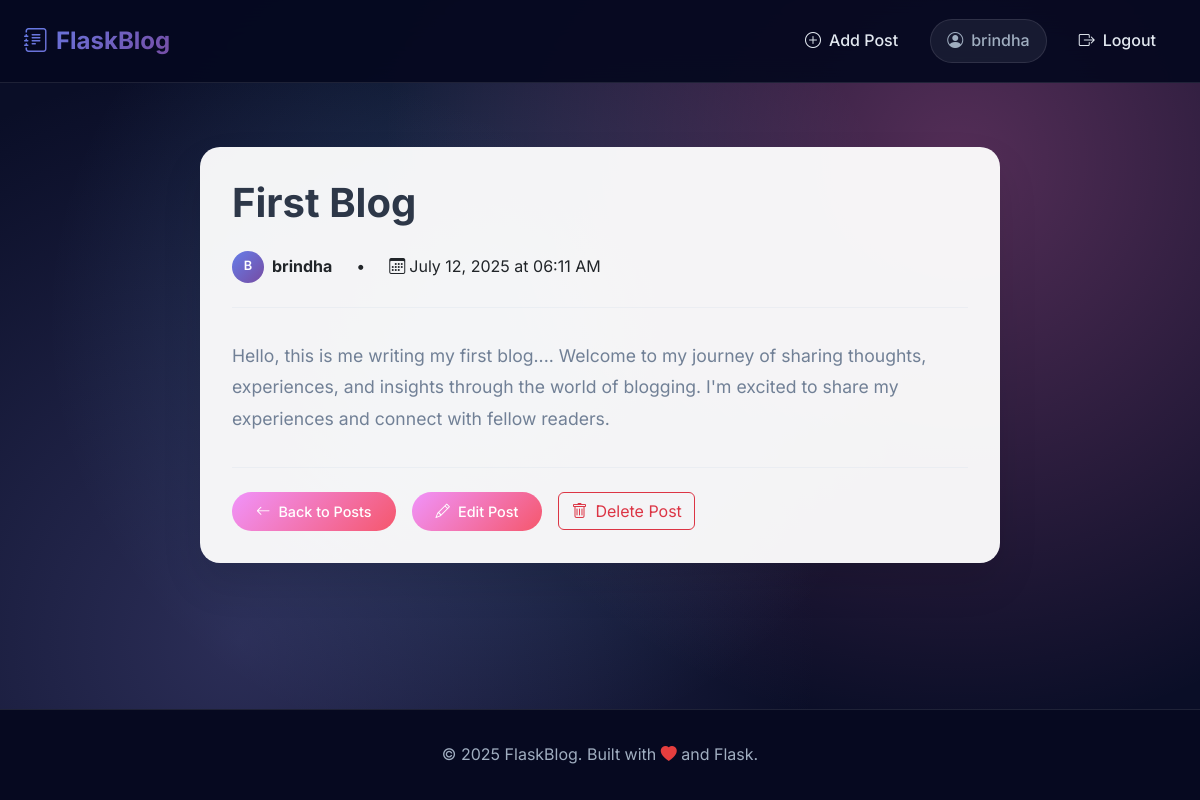
The app's page /post/2 (signed in) with its own data.
### app.py (models this page shows, shortened)
class User(db.Model):
    id = db.Column(db.Integer, primary_key=True)
    username = db.Column(db.String(80), unique=True, nullable=False)
    email = db.Column(db.String(120), unique=True, nullable=False)
    password_hash = db.Column(db.String(128), nullable=False)
    posts = db.relationship('Post', backref='author', lazy=True)

class Post(db.Model):
    id = db.Column(db.Integer, primary_key=True)
    title = db.Column(db.String(200), nullable=False)
    content = db.Column(db.Text, nullable=False)
    date_posted = db.Column(db.DateTime, default=datetime.utcnow)
    user_id = db.Column(db.Integer, db.ForeignKey('user.id'), nullable=False)

### app.py (the view)
@app.route('/post/<int:post_id>')
def post(post_id):
    post = Post.query.get_or_404(post_id)
    current_user = get_current_user()
    return render_template('post.html', post=post, current_user=current_user)

### app.py (called while the page is built)
def get_current_user():
    if 'user_id' in session:
        return User.query.get(session['user_id'])
    return None

@app.context_processor
def inject_current_user():
    return {'current_user': get_current_user()}

### templates/post.html (shortened to what this page needs)
{% extends "base.html" %}
{% block content %}
<div class="container">
  <div class="post-detail">
    <h1 class="post-detail-title">{{ post.title }}</h1>
    <div class="post-detail-meta">
      <div class="author-info">
        <div class="author-avatar">{{ post.author.username[0].upper() }}</div>
        <span><strong>{{ post.author.username }}</strong></span>
      </div>
      <span>•</span>
      <span><i class="bi bi-calendar3 me-1"></i>{{ post.date_posted.strftime('%B %d, %Y at %I:%M %p') }}</span>
    </div>
    <div class="post-detail-content">
      {{ post.content|replace('\n', '<br>')|safe }}
    </div>
    <div class="post-actions">
      <a href="{{ url_for('index') }}" class="btn-secondary">
        <i class="bi bi-arrow-left me-2"></i>Back to Posts
      </a>
      {% if current_user and current_user.id == post.user_id %}
        <a href="{{ url_for('edit_post', post_id=post.id) }}" class="btn-secondary">
          <i class="bi bi-pencil me-2"></i>Edit Post
        </a>
        <form method="POST" action="{{ url_for('delete_post', post_id=post.id) }}" style="display: inline;" onsubmit="return confirm('Are you sure you want to delete this post?');">
          <button type="submit" class="btn btn-outline-danger">
            <i class="bi bi-trash me-2"></i>Delete Post
          </button>
        </form>
      {% endif %}
    </div>
  </div>
</div>
{% endblock %}

### templates/base.html (shortened to what this page needs)
<!doctype html>
<html lang="en">
<head>
  <link href="https://cdn.jsdelivr.net/npm/bootstrap@5.3.0/dist/css/bootstrap.min.css" rel="stylesheet">
  <link href="https://cdn.jsdelivr.net/npm/bootstrap-icons@1.7.2/font/bootstrap-icons.css" rel="stylesheet">
  <link rel="stylesheet" href="{{ url_for('static', filename='css/style.css') }}">
</head>
<body>
  <nav class="navbar navbar-expand-lg navbar-dark">
    <div class="container-fluid px-4">
      <a class="navbar-brand" href="{{ url_for('index') }}">
        <i class="bi bi-journal-text me-2"></i>FlaskBlog
      </a>
      <div class="collapse navbar-collapse" id="navbarNav">
        <ul class="navbar-nav ms-auto">
          {% if current_user %}
            <li class="nav-item">
              <a class="nav-link" href="{{ url_for('create_post') }}">
                <i class="bi bi-plus-circle me-2"></i>Add Post
              </a>
            </li>
            <li class="nav-item">
              <span class="navbar-text">
                <i class="bi bi-person-circle"></i>{{ current_user.username }}
              </span>
            </li>
            <li class="nav-item">
              <a class="nav-link" href="{{ url_for('logout') }}">
                <i class="bi bi-box-arrow-right me-2"></i>Logout
              </a>
            </li>
          {% endif %}
        </ul>
      </div>
    </div>
  </nav>
  <main>
    {% block content %}{% endblock %}
  </main>
  <footer>
    <div class="container">
      <p class="mb-0">© 2025 FlaskBlog. Built with <i class="bi bi-heart-fill" style="color: #e53e3e;"></i> and Flask.</p>
    </div>
  </footer>
</body>
</html>

### static/css/style.css (style rules this page uses)
:root { --primary-gradient: linear-gradient(135deg, #667eea 0%, #764ba2 100%); --secondary-gradient: linear-gradient(135deg, #f093fb 0%, #f5576c 100%); --accent-gradient: linear-gradient(135deg, #4facfe 0%, #00f2fe 100%); --dark-bg: #0a0e27; --darker-bg: #060920; --card-bg: rgba(255, 255, 255, 0.95); --text-primary: #2d3748; --text-secondary: #718096; --border-color: rgba(255, 255, 255, 0.1); }
* { margin: 0; padding: 0; box-sizing: border-box; }
body { font-family: 'Inter', -apple-system, BlinkMacSystemFont, sans-serif; background: var(--dark-bg); background-image: radial-gradient(circle at 20% 80%, rgba(120, 119, 198, 0.3) 0%, transparent 50%), radial-gradient(circle at 80% 20%, rgba(255, 119, 198, 0.3) 0%, transparent 50%), radial-gradient(circle at 40% 40%, rgba(120, 200, 255, 0.2) 0%, transparent 50%); min-height: 100vh; display: flex; flex-direction: column; line-height: 1.6; }
main { flex: 1; padding: 0; }
.navbar { background: rgba(6, 9, 32, 0.95); backdrop-filter: blur(20px); border-bottom: 1px solid var(--border-color); padding: 1rem 0; position: sticky; top: 0; z-index: 1000; }
.navbar-brand { font-weight: 700; font-size: 1.5rem; background: var(--primary-gradient); -webkit-background-clip: text; -webkit-text-fill-color: transparent; background-clip: text; display: flex; align-items: center; text-decoration: none; }
.navbar-nav { align-items: center; }
.nav-item { margin: 0 0.25rem; }
.nav-link { color: #e2e8f0 !important; font-weight: 500; transition: all 0.3s ease; position: relative; padding: 0.75rem 1rem !important; border-radius: 8px; display: flex; align-items: center; text-decoration: none; }
.nav-link i { font-size: 1rem; }
.navbar-text { color: #a0aec0 !important; font-weight: 500; margin: 0 0.5rem; padding: 0.5rem 1rem; background: rgba(160, 174, 192, 0.1); border-radius: 25px; display: flex; align-items: center; border: 1px solid rgba(255, 255, 255, 0.1); }
.navbar-text i { margin-right: 0.5rem; }
.author-info { display: flex; align-items: center; gap: 0.5rem; }
.author-avatar { width: 32px; height: 32px; border-radius: 50%; background: var(--primary-gradient); display: flex; align-items: center; justify-content: center; color: white; font-weight: 600; font-size: 0.8rem; }
.btn-secondary { background: var(--secondary-gradient); border: none; padding: 0.5rem 1.5rem; border-radius: 25px; font-weight: 500; color: white; text-decoration: none; display: inline-block; transition: all 0.3s ease; font-size: 0.9rem; }
.post-detail { max-width: 800px; margin: 4rem auto; padding: 2rem; background: var(--card-bg); border-radius: 20px; box-shadow: 0 20px 40px rgba(0, 0, 0, 0.1); }
.post-detail-title { font-size: 2.5rem; font-weight: 700; color: var(--text-primary); margin-bottom: 1.5rem; line-height: 1.2; }
.post-detail-meta { display: flex; align-items: center; gap: 1.5rem; margin-bottom: 2rem; padding-bottom: 1.5rem; border-bottom: 1px solid rgba(226, 232, 240, 0.5); }
.post-detail-content { color: var(--text-secondary); line-height: 1.8; font-size: 1.1rem; margin-bottom: 2rem; }
.post-actions { display: flex; gap: 1rem; align-items: center; padding-top: 1.5rem; border-top: 1px solid rgba(226, 232, 240, 0.5); }
footer { background: var(--darker-bg); color: #a0aec0; padding: 2rem 0; text-align: center; border-top: 1px solid var(--border-color); margin-top: auto; }
.post-detail { animation: fadeInUp 0.6s ease-out; }

### records on screen
User: username "brindha", author "B", author.username "brindha"
Post: title "First Blog", date_posted "July 12, 2025 at 06:11 AM", content "Hello, this is me writing my first blog.... Welcome to my journey of sharing thoughts, experiences, and insights through the world of blogging. I'm excited to share my experiences and connect with fellow readers."
